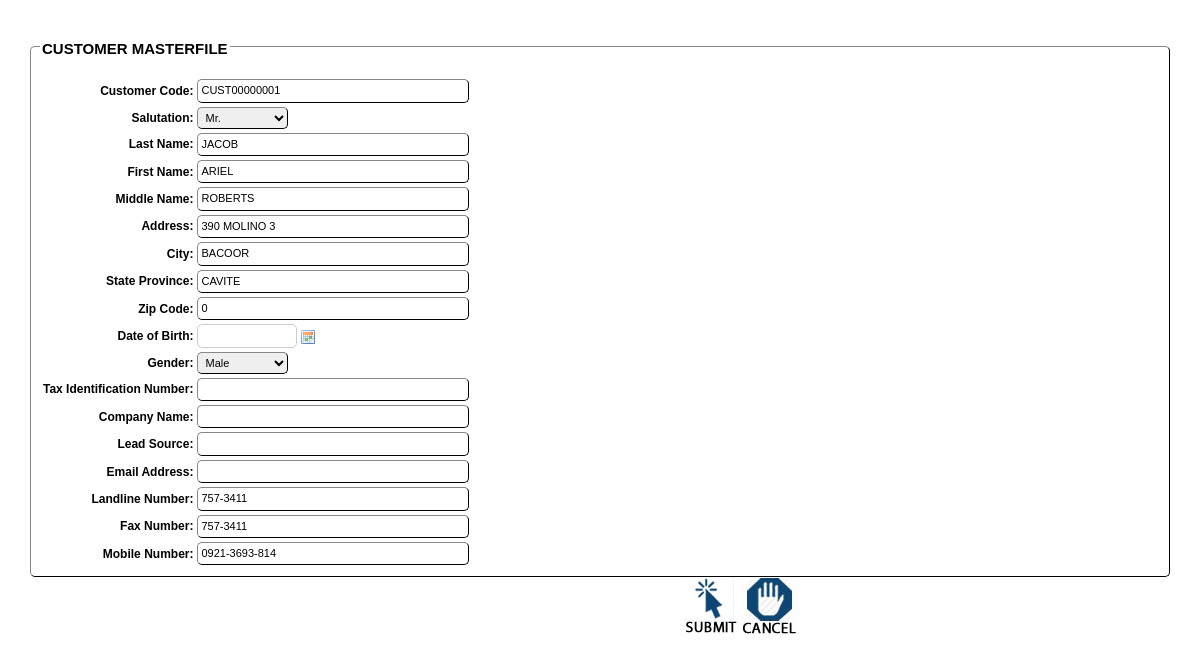
The app's page /customer_edit.php?custid=CUST00000001 with its own data.
### tables this page shows
CREATE TABLE `tbl_customer` (
  `cust_id` varchar(20) NOT NULL,
  `salutation` varchar(60) NOT NULL,
  `lastname` varchar(60) NOT NULL,
  `firstname` varchar(60) NOT NULL,
  `middlename` varchar(60) NOT NULL,
  `address` varchar(200) NOT NULL,
  `city` varchar(60) NOT NULL,
  `province` varchar(60) NOT NULL,
  `zipcode` bigint(10) NOT NULL,
  `birthday` varchar(30) NOT NULL,
  `gender` varchar(60) NOT NULL,
  `tin` varchar(20) NOT NULL,
  `company` varchar(100) NOT NULL,
  `source` varchar(60) NOT NULL,
  `email` varchar(60) NOT NULL,
  `landline` varchar(20) NOT NULL,
  `fax` varchar(20) NOT NULL,
  `mobile` varchar(20) NOT NULL,
  `cust_created` datetime NOT NULL,
  PRIMARY KEY (`cust_id`),
  UNIQUE KEY `cust_id` (`cust_id`)
);

### customer_edit.php (the view, shortened to what this page needs)
<?php
	require_once("conf/db_connection.php");
	$cust_id = $_GET['custid'];
	$qry = "SELECT * FROM tbl_customer WHERE cust_id = '$cust_id'";
	$result = $dbo->query($qry);
	foreach($result as $row){
		$cust_id = $row['cust_id'];
		$salutation = $row['salutation'];
		$lastname = $row['lastname'];
		$firstname = $row['firstname'];
		$middlename = $row['middlename'];
		$address = $row['address'];
		$city = $row['city'];
		$province = $row['province'];
		$zipcode = $row['zipcode'];
		$birthday = $row['birthday'];
		$gender = $row['gender'];
		$tin = $row['tin'];
		$company = $row['company'];
		$source = $row['source'];
		$email = $row['email'];
		$landline = $row['landline'];
		$fax = $row['fax'];
		$mobile = $row['mobile'];
	}
?>
<html>
<head>
<link rel="stylesheet" type="text/css" href="style/cal.css" />
<link rel="stylesheet" type="text/css" href="style/forms.css" />
<? require_once('inc/datepicker.php');?>
</head>
<body>
	<form method="post" name="customer_form" class="form">
	<fieldset form="form_customer" name="form_customer">
	<legend><p id="title">Customer Masterfile</p></legend>
	<table>
		<tr>
			<td class ="label"><label name="lbl_cust_id">Customer Code:</label>
			<td class ="input"><input type="text" name="cust_id" id="cust_id" value="<?=$cust_id;?>" readonly style="width:272px"></td>
		</tr>
		<tr>
			<td class ="label"><label name="lbl_salutation">Salutation:</label>
			<td class ="input"><select name="salutation" id="salutation" style="width:91px">
				<option value="Mr." <? if($salutation == "Mr."){ echo 'selected'; }?>>Mr.</option>
			</select></td>
		</tr>
		<tr>
			<td class ="label"><label name="lbl_lastname">Last Name:</label>
			<td class ="input"><input type="text" name="lastname" id="lastname" value="<?=$lastname;?>" style="width:272px"></td>
		</tr>
		<tr>
			<td class ="label"><label name="lbl_firstname">First Name:</label>
			<td class ="input"><input type="text" name="firstname" id="firstname" value="<?=$firstname;?>" style="width:272px"></td>
		</tr>
		<tr>
			<td class ="label"><label name="lbl_middlename">Middle Name:</label>
			<td class ="input"><input type="text" name="middlename" id="middlename" value="<?=$middlename;?>" style="width:272px"></td>
		</tr>
		<tr>
			<td class ="label"><label name="lbl_address">Address:</label>
			<td class ="input"><input type="text" name="address" id="address" value="<?=$address;?>" style="width:272px"></td>
		</tr>
		<tr>
			<td class ="label"><label name="lbl_city">City:</label>
			<td class ="input"><input type="text" name="city" id="city" value="<?=$city;?>" style="width:272px"></td>
		</tr>
		<tr>
			<td class ="label"><label name="lbl_province">State Province:</label>
			<td class ="input"><input type="text" name="province" id="province" value="<?=$province;?>" style="width:272px"></td>
		</tr>
		<tr>
			<td class ="label"><label name="lbl_zipcode">Zip Code:</label>
			<td class ="input"><input type="text" name="zipcode" id="zipcode" value="<?=$zipcode;?>" style="width:272px"></td>
		</tr>
		<tr>
			<td class ="label"><label name="lbl_birthday">Date of Birth:</label>
			<td class ="input"><input type="text" name="birthday" id="birthday" class="date-pick" value="<?=$birthday;?>" style="width: 100px; float: left;"></td>
		</tr>
		<tr>
			<td class ="label"><label name="lbl_gender">Gender:</label>
			<td class ="input"><select name="gender" id="gender" style="width:91px">
				<option value="Male" <? if($gender == "Male"){ echo 'selected'; }?>>Male</option>
			</select></td>
		</tr>
		<tr>
			<td class ="label"><label name="lbl_tin">Tax Identification Number:</label>
			<td class ="input"><input type="text" name="tin" id="tin" value="<?=$tin;?>" style="width:272px"></td>
		</tr>
		<tr>
			<td class ="label"><label name="lbl_company">Company Name:</label>
			<td class ="input"><input type="text" name="company" id="company" value="<?=$company;?>" style="width:272px"></td>
		</tr>
		<tr>
			<td class ="label"><label name="lbl_source">Lead Source:</label>
			<td class ="input"><input type="text" name="source" id="source" value="<?=$source;?>" style="width:272px"></td>
		</tr>
		<tr>
			<td class ="label"><label name="lbl_email">Email Address:</label>
			<td class ="input"><input type="text" name="email" id="email" value="<?=$email;?>" style="width:272px"></td>
		</tr>
		<tr>
			<td class ="label"><label name="lbl_landline">Landline Number:</label>
			<td class ="input"><input type="text" name="landline" id="landline" value="<?=$landline;?>" style="width:272px"></td>
		</tr>
		<tr>
			<td class ="label"><label name="lbl_fax">Fax Number:</label>
			<td class ="input"><input type="text" name="fax" id="fax" value="<?=$fax;?>" style="width:272px"></td>
		</tr>
		<tr>
			<td class ="label"><label name="lbl_mobile">Mobile Number:</label>
			<td class ="input"><input type="text" name="mobile" id="mobile" value="<?=$mobile;?>" style="width:272px"></td>
		</tr>
	</table>
	</fieldset>
	<p class="button">
		<input type="submit" value="" name="update" />
		<a href ="customer_list.php"><input type="button" value="" class="cancel" style="cursor: pointer;" /></a>
	</p>
	</form>
</body>
</html>

### style/forms.css (style rules this page uses)
body { font-family: Helvetica, Arial, sans-serif; font-size:12px; }
.form { margin: 20px; }
fieldset { border : 1px outset #333; -moz-border-radius: 5px; -webkit-border-radius: 5px; -khtml-border-radius: 5px; border-radius: 5px; }
#title { font-weight: bold; font-size: 15px; text-transform:uppercase; margin-top: 20px; }
.label { text-align: right; font-weight: bold; font-size:12px; }
input[type="text"], input[type="password"],textarea, select { font-size: 11px; line-height:140%; color : #000; padding : 3px; border : 1px outset #333; -moz-border-radius: 5px; -webkit-border-radius: 5px; -khtml-border-radius: 5px; border-radius: 5px; }
.button { padding-left: 655px; margin-top: 0; }
a { cursor:pointer; }
input[type="submit"] { background-image:url(../images/submit.jpg); width: 56px; height: 59px; border: 0; cursor: pointer; }
input[type="button"] { background-image:url(../images/cancel.jpg); width: 56px; height: 59px; border: 0; }

### style/datePicker.css (style rules this page uses)
input.dp-applied { width: 25px; float: left; }

### style/demo.css (style rules this page uses)
input.dp-applied { width: 140px; float: left; border: 1px solid #ccc; }

### records on screen
tbl_customer: cust_id "CUST00000001", salutation "Mr.", lastname "JACOB", firstname "ARIEL", middlename "ROBERTS", address "390 MOLINO 3", city "BACOOR", province "CAVITE", zipcode "0", gender "Male", landline "757-3411", fax "757-3411", mobile "0921-3693-814"
